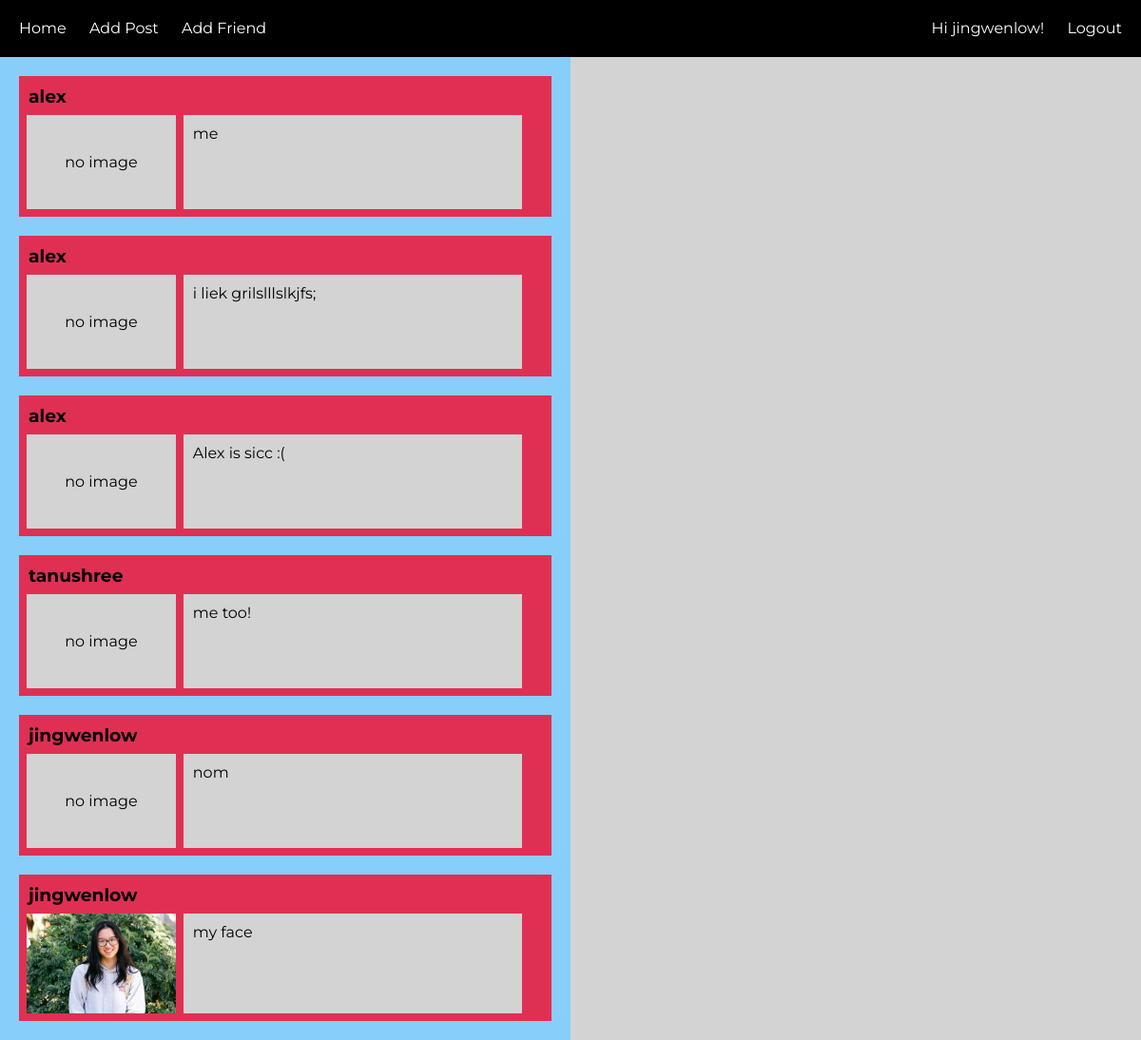
Before: /home (signed in) with the older database file.
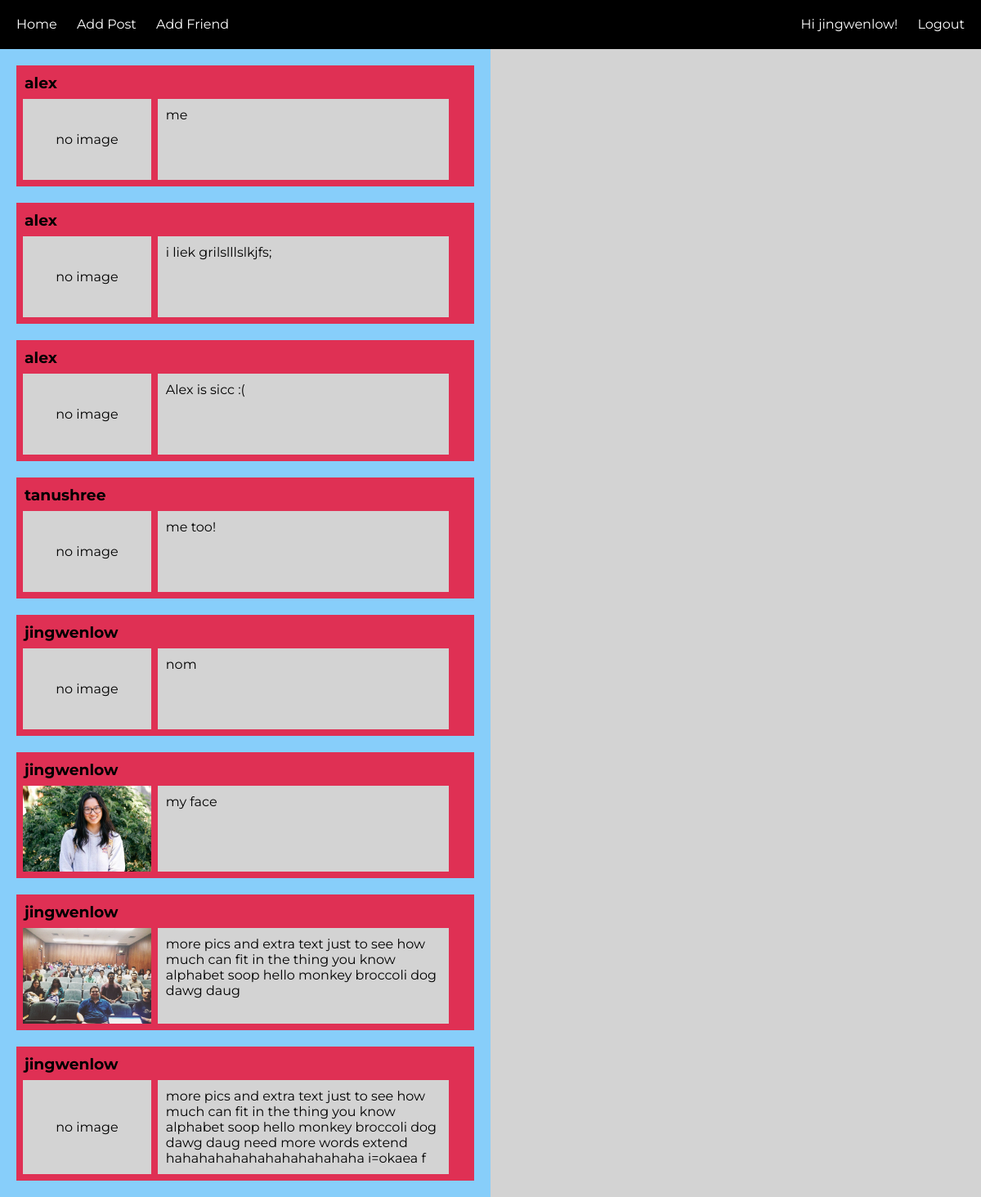
After: the same page with the newer database file.
### users/models.py (models this page shows, shortened)
class Post(models.Model):
    post = models.CharField(max_length=500)
    img = models.FileField(upload_to='uploads', null=True, blank=True)
    user = models.ForeignKey(settings.AUTH_USER_MODEL, on_delete=models.PROTECT)
    date = models.DateTimeField(auto_now=True)

class CustomUser(AbstractUser):
    name = models.CharField(blank=True, max_length=255)

### users/views.py (the view)
# urls.py: 2. Add a URL to urlpatterns:  path('', Home.as_view(), name='home')
class Home(TemplateView):
    template_name = 'home.html'
    def get(self, request):
        if request.user.is_authenticated:
            form = AddPost()
            friend = Friend.objects.filter(current_user=request.user) # get current user's friend object
            friends = friend[0].users.all() # get list of friends
            friends_ids = list(friends.values_list('id', flat=True)) # get list of ids of friends
            posts = Post.objects.filter(user__id__in=friends_ids) | Post.objects.filter(user=request.user)
            users = CustomUser.objects.exclude(id=request.user.id)
            args = {'form': form, 'posts': posts, 'users':users}
            return render(request, self.template_name, args)
        else:
            return render(request, self.template_name)

### users/templates/home.html (shortened to what this page needs)
{% extends 'base.html' %}
{% load staticfiles %}
{% block css %}
<link rel="stylesheet" href="{% static 'css/home.css' %}">
{% endblock %}
{% block log %}
  {% if user.is_authenticated %}
    <a class="login" href="{% url 'logout' %}">Logout</a>
  {% else %}
    <a class="login" href="{% url 'login' %}">Login</a>
  {% endif %}
{% endblock %}
{% block content %}
<div class="feed">
  {% if user.is_authenticated %}
    {% for post in posts %}
      <div class="post">
        <div class="name">
          <h3 class="usrnm">{{ post.user.username }}</h3>
        </div>
        <div class="postContent">
          {% if post.img %}
          <div class="pic"><img src="media/{{ post.img }}" width="100%"></div>
          {% else %}
          <div class="pic">no image</div>
          {% endif %}
          <div class="text"><p>{{ post.post }}</p></div>
        </div>
      </div>
    {% endfor %}
  {% else %}
    <p>You are not logged in</p>
    <p>Please log in!</p>
    <a href="{% url 'login' %}">login</a> |
    <a href="{% url 'signup' %}">signup</a>
  {% endif %}
</div>
<div id="quotes" class="quotes">
</div>
{% endblock %}

Changed rows visible on the page:
added Post: user.username "jingwenlow", img (picture), post "more pics and extra text just to see how much can fit in the thing you know alphabet soop hello monkey broccoli dog dawg daug"
added Post: user.username "jingwenlow", img "no image", post "more pics and extra text just to see how much can fit in the thing you know alphabet soop hello monkey broccoli dog dawg daug need more words extend hahahahahahahahahahahaha i=okaea f"
